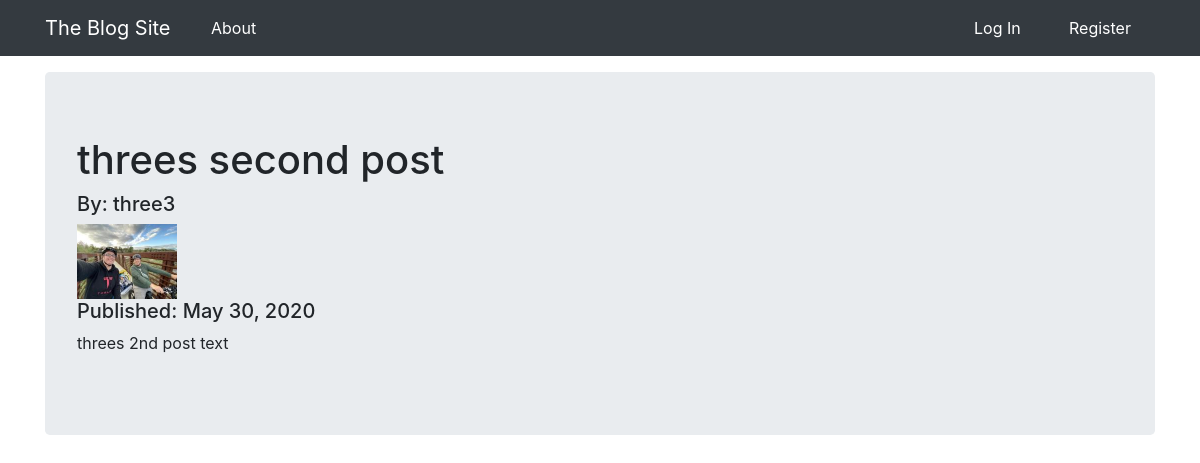
/2, run on the app's committed database.
### main/models.py (models this page shows, shortened)
class BlogPost(db.Model):
    users = db.relationship(User)
    id = db.Column(db.Integer, primary_key=True)
    user_id = db.Column(db.Integer, db.ForeignKey('users.id'), nullable=False)
    date = db.Column(db.DateTime, nullable=False, default=datetime.utcnow)
    title = db.Column(db.String(140), nullable=False)
    text = db.Column(db.Text, nullable=False)

class User(db.Model, UserMixin):
    __tablename__ = 'users'
    id = db.Column(db.Integer, primary_key=True)
    profile_image = db.Column(db.String(64), nullable=False,
                              default='default_profile.png')
    email = db.Column(db.String(64), unique=True, index=True)
    username = db.Column(db.String(64), unique=True, index=True)
    password_hash = db.Column(db.String(128))
    posts = db.relationship('BlogPost', backref='author', lazy=True)

### main/users/views.py (the view)
@users.route("/<username>")
def user_posts(username):
    page = request.args.get('page', 1, type=int)
    user = User.query.filter_by(username=username).first_or_404()
    blog_posts = BlogPost.query.filter_by(author=user).order_by(BlogPost.date.desc()).paginate(page=page, per_page=5)
    return render_template('user_blog_posts.html', blog_posts=blog_posts, user=user)

### main/blog_posts/views.py (called while the page is built)
@blog_posts.route('/<int:blog_post_id>')
def blog_post(blog_post_id):
    blog_post = BlogPost.query.get_or_404(blog_post_id)
    return render_template('blog_post.html', title=blog_post.title,
                           date=blog_post.date, post=blog_post)

### main/templates/blog_post.html (shortened to what this page needs)
{% extends "base.html" %}
{% block content %}
    <div class="jumbotron">
        <h1>{{ post.title }}</h1>
        <h5>By: {{ post.author.username }}</h5>
        <img width="100" src="{{ url_for('static', filename='profile_pics/' + post.author.profile_image) }}">
        <h5>Published: {{ post.date.strftime('%B %d, %Y') }}</h5>
        <p>{{ post.text }}</p>
    </div>
{% endblock %}

### main/static/style.css (style rules this page uses)
body { min-height: 75rem; padding-top: 4.5rem; }

### data on the page
BlogPost: title "threes second post", date "May 30, 2020", text "threes 2nd post text"
User: author.username "three3", profile_image (picture)
